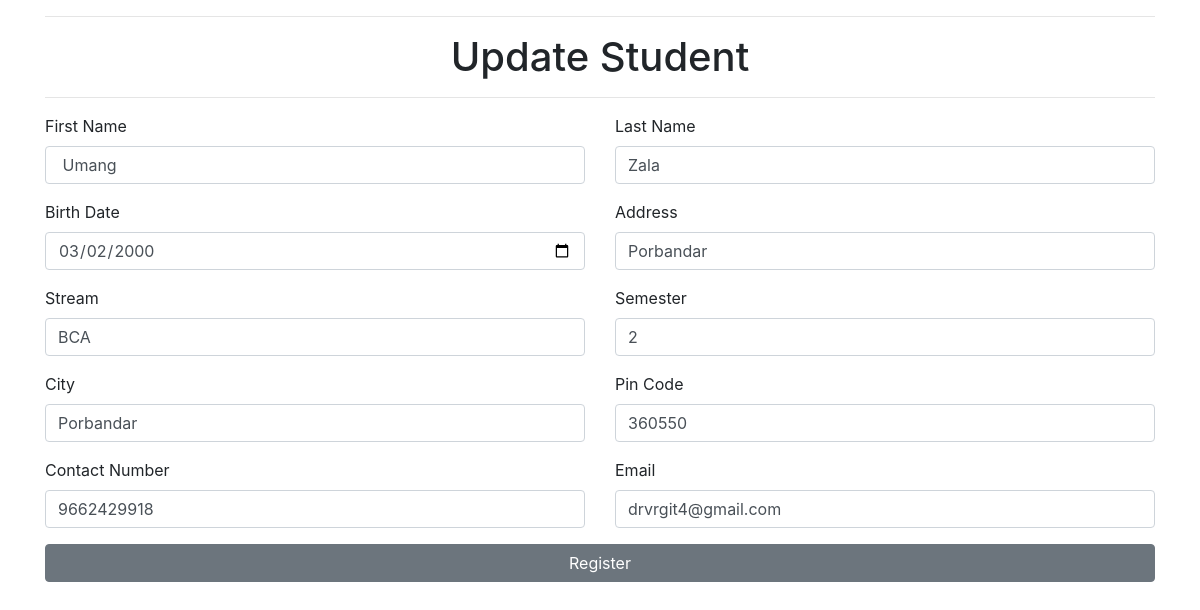
The page /ASSIGNMENT/update_student.php?id=176 on the database its author committed.
### tables this page shows
CREATE TABLE `std_registration` (
  `id` int(11) NOT NULL,
  `first_name` varchar(30) NOT NULL,
  `last_name` varchar(30) NOT NULL,
  `date_of_birth` date NOT NULL,
  `stream` varchar(30) NOT NULL,
  `semester` tinyint(4) NOT NULL,
  `address` varchar(30) NOT NULL,
  `city` varchar(30) NOT NULL,
  `pin` varchar(30) NOT NULL,
  `contact_number` varchar(15) NOT NULL,
  `email` varchar(255) NOT NULL
);

### ASSIGNMENT/update_student.php (the view, shortened to what this page needs)
<?php
    if (isset($_GET['id'])) {
        include 'connection.php';
        $id = $_GET['id'];
        $query = "select *  FROM std_registration WHERE id=$id";
        $result = mysqli_query($connection, $query);
        $student = mysqli_fetch_array($result);
        $first_name = $student["first_name"];
        $last_name = $student["last_name"];
        $date_of_birth = $student["date_of_birth"];
        $stream = $student["stream"];
        $semester = $student["semester"];
        $address = $student["address"];
        $city = $student["city"];
        $pin = $student["pin"];
        $contact_number = $student["contact_number"];
        $email = $student["email"];
    } else {
        echo "Opps. Something Went Wrong";
    }
?>
<html>
<head>
    <link rel="stylesheet" href="bootstrap.css">
</head>
<body class="container">
    <hr>
    <h1 class="text-center">Update Student</h1>
    <hr>
    <form action="#" method="post">
                <div class="row">
            <div class="form-group col-6">
                <label for="first_name">First Name</label>
                <input type="text"
                    name="first_name"
                    class="form-control"
                    id="first_name"
                    value="<?php echo isset($first_name) ? $first_name : '';  ?>"
                >
            </div>
            <div class="form-group col-6">
                <label for="last_name">Last Name</label>
                <input type="text"
                    name="last_name"
                    class="form-control"
                    id="last_name"
                    value="<?php echo isset($last_name) ? $last_name : '' ?>"
                >
            </div>
        </div>
        <div class="row">
            <div class="form-group col-6">
                <label for="date_of_birth">Birth Date</label>
                <input type="date"
                    name="date_of_birth"
                    class="form-control"
                    id="date_of_birth"
                    value="<?php echo isset($date_of_birth) ? $date_of_birth : '' ?>"
                >
            </div>
            <div class="form-group col-6">
                <label for="address">Address</label>
                <input type="text"
                    name="address"
                    class="form-control"
                    id="address"
                    value="<?php echo isset($address) ? $address : '' ?>"
                >
            </div>
        </div>
        <div class="row">
            <div class="form-group col-6">
                <label for="stream">Stream</label>
                <input type="text"
                    name="stream"
                    class="form-control"
                    id="stream"
                    value="<?php echo isset($stream) ? $stream : '' ?>"
                >
            </div>
            <div class="form-group col-6">
                <label for="semester">Semester</label>
                <input type="number"
                    name="semester"
                    class="form-control"
                    id="semester"
                    value="<?php echo isset($semester) ? $semester : '' ?>"
                >
            </div>
        </div>
        <div class="row">
            <div class="form-group col-6">
                <label for="city">City</label>
                <input type="text"
                    name="city"
                    class="form-control"
                    id="city"
                    value="<?php echo isset($city) ? $city : '' ?>"
                >
            </div>
            <div class="form-group col-6">
                <label for="pin">Pin Code</label>
                <input type="text"
                    name="pin"
                    class="form-control"
                    id="pin"
                    value="<?php echo isset($pin) ? $pin : '' ?>"
                >
            </div>
        </div>
        <div class="row">
            <div class="form-group col-6">
                <label for="contact_number">Contact Number</label>
                <input type="text"
                    name="contact_number"
                    class="form-control"
                    id="contact_number"
                    value="<?php echo isset($contact_number) ? $contact_number : '' ?>"
                >
            </div>
            <div class="form-group col-6">
                <label for="email">Email</label>
                <input type="email"
                    name="email"
                    class="form-control"
                    id="email"
                    value="<?php echo isset($email) ? $email : '' ?>"
                >
            </div>
        </div>
        <button type="submit" class="btn btn-secondary btn-block">Register</button>
    </form>
</body>
</html>

### rows shown on the page
std_registration: first_name "Umang", last_name "Zala", date_of_birth "03/02/2000", address "Porbandar", stream "BCA", semester "2", city "Porbandar", pin "360550", contact_number "9662429918", email "drvrgit4@gmail.com"
